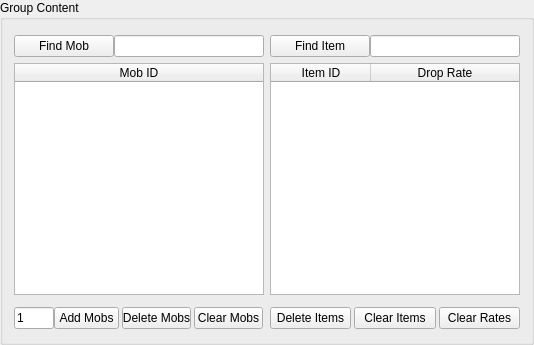
           <widget class="QGroupBox" name="contentBox">
            <property name="sizePolicy">
             <sizepolicy hsizetype="Maximum" vsizetype="Preferred">
              <horstretch>0</horstretch>
              <verstretch>0</verstretch>
             </sizepolicy>
            </property>
            <property name="title">
             <string>Group Content</string>
            </property>
            <layout class="QGridLayout" name="gridLayout_4">
             <item row="2" column="4">
              <widget class="QFrame" name="itemFrame">
               <property name="sizePolicy">
                <sizepolicy hsizetype="Preferred" vsizetype="Preferred">
                 <horstretch>0</horstretch>
                 <verstretch>0</verstretch>
                </sizepolicy>
               </property>
               <property name="minimumSize">
                <size>
                 <width>0</width>
                 <height>300</height>
                </size>
               </property>
               <layout class="QGridLayout" name="gridLayout_13">
                <property name="leftMargin">
                 <number>0</number>
                </property>
                <property name="topMargin">
                 <number>4</number>
                </property>
                <property name="rightMargin">
                 <number>0</number>
                </property>
                <property name="bottomMargin">
                 <number>0</number>
                </property>
                <property name="horizontalSpacing">
                 <number>3</number>
                </property>
                <item row="3" column="0">
                 <widget class="QFrame" name="gridFrameItemEdit">
                  <property name="sizePolicy">
                   <sizepolicy hsizetype="Preferred" vsizetype="Preferred">
                    <horstretch>0</horstretch>
                    <verstretch>0</verstretch>
                   </sizepolicy>
                  </property>
                  <property name="minimumSize">
                   <size>
                    <width>250</width>
                    <height>0</height>
                   </size>
                  </property>
                  <property name="maximumSize">
                   <size>
                    <width>250</width>
                    <height>30</height>
                   </size>
                  </property>
                  <layout class="QGridLayout" name="gridLayout_10">
                   <property name="leftMargin">
                    <number>0</number>
                   </property>
                   <property name="topMargin">
                    <number>4</number>
                   </property>
                   <property name="rightMargin">
                    <number>0</number>
                   </property>
                   <property name="bottomMargin">
                    <number>0</number>
                   </property>
                   <property name="horizontalSpacing">
                    <number>3</number>
                   </property>
                   <property name="verticalSpacing">
                    <number>0</number>
                   </property>
                   <item row="0" column="4">
                    <widget class="QPushButton" name="deleteItemsPushButton">
                     <property name="sizePolicy">
                      <sizepolicy hsizetype="Fixed" vsizetype="Fixed">
                       <horstretch>0</horstretch>
                       <verstretch>0</verstretch>
                      </sizepolicy>
                     </property>
                     <property name="minimumSize">
                      <size>
                       <width>0</width>
                       <height>22</height>
                      </size>
                     </property>
                     <property name="maximumSize">
                      <size>
                       <width>82</width>
                       <height>22</height>
                      </size>
                     </property>
                     <property name="text">
                      <string>Delete Items</string>
                     </property>
                    </widget>
                   </item>
                   <item row="0" column="5">
                    <widget class="QPushButton" name="clearItemsPushButton">
                     <property name="sizePolicy">
                      <sizepolicy hsizetype="Fixed" vsizetype="Fixed">
                       <horstretch>0</horstretch>
                       <verstretch>0</verstretch>
                      </sizepolicy>
                     </property>
                     <property name="minimumSize">
                      <size>
                       <width>0</width>
                       <height>22</height>
                      </size>
                     </property>
                     <property name="maximumSize">
                      <size>
                       <width>82</width>
                       <height>22</height>
                      </size>
                     </property>
                     <property name="text">
                      <string>Clear Items</string>
                     </property>
                    </widget>
                   </item>
                   <item row="0" column="6">
                    <widget class="QPushButton" name="clearItemRatesPushButton">
                     <property name="sizePolicy">
                      <sizepolicy hsizetype="Fixed" vsizetype="Fixed">
                       <horstretch>0</horstretch>
                       <verstretch>0</verstretch>
                      </sizepolicy>
                     </property>
                     <property name="minimumSize">
                      <size>
                       <width>0</width>
                       <height>22</height>
                      </size>
                     </property>
                     <property name="maximumSize">
                      <size>
                       <width>82</width>
                       <height>22</height>
                      </size>
                     </property>
                     <property name="text">
                      <string>Clear Rates</string>
                     </property>
                    </widget>
                   </item>
                  </layout>
                 </widget>
                </item>
                <item row="0" column="0">
                 <widget class="QFrame" name="gridFrameItemFind">
                  <property name="sizePolicy">
                   <sizepolicy hsizetype="Preferred" vsizetype="Fixed">
                    <horstretch>0</horstretch>
                    <verstretch>0</verstretch>
                   </sizepolicy>
                  </property>
                  <layout class="QGridLayout" name="gridLayout_17">
                   <property name="leftMargin">
                    <number>0</number>
                   </property>
                   <property name="topMargin">
                    <number>0</number>
                   </property>
                   <property name="rightMargin">
                    <number>0</number>
                   </property>
                   <property name="bottomMargin">
                    <number>0</number>
                   </property>
                   <property name="spacing">
                    <number>0</number>
                   </property>
                   <item row="1" column="0">
                    <widget class="QPushButton" name="findItemPushButton">
                     <property name="maximumSize">
                      <size>
                       <width>100</width>
                       <height>16777215</height>
                      </size>
                     </property>
                     <property name="text">
                      <string>Find Item</string>
                     </property>
                    </widget>
                   </item>
                   <item row="1" column="1">
                    <widget class="QLineEdit" name="findItemIDLineEdit">
                     <property name="sizePolicy">
                      <sizepolicy hsizetype="Minimum" vsizetype="Fixed">
                       <horstretch>0</horstretch>
                       <verstretch>0</verstretch>
                      </sizepolicy>
                     </property>
                     <property name="minimumSize">
                      <size>
                       <width>0</width>
                       <height>22</height>
                      </size>
                     </property>
                     <property name="maximumSize">
                      <size>
                       <width>16777215</width>
                       <height>16777215</height>
                      </size>
                     </property>
                    </widget>
                   </item>
                  </layout>
                 </widget>
                </item>
                <item row="1" column="0" rowspan="2">
                 <widget class="QTableWidget" name="itemTable">
                  <property name="sizePolicy">
                   <sizepolicy hsizetype="Expanding" vsizetype="Minimum">
                    <horstretch>0</horstretch>
                    <verstretch>0</verstretch>
                   </sizepolicy>
                  </property>
                  <property name="minimumSize">
                   <size>
                    <width>190</width>
                    <height>19</height>
                   </size>
                  </property>
                  <property name="maximumSize">
                   <size>
                    <width>250</width>
                    <height>16777215</height>
                   </size>
                  </property>
                  <property name="styleSheet">
                   <string notr="true"/>
                  </property>
                  <attribute name="horizontalHeaderVisible">
                   <bool>true</bool>
                  </attribute>
                  <attribute name="horizontalHeaderDefaultSectionSize">
                   <number>100</number>
                  </attribute>
                  <attribute name="horizontalHeaderStretchLastSection">
                   <bool>true</bool>
                  </attribute>
                  <attribute name="verticalHeaderDefaultSectionSize">
                   <number>22</number>
                  </attribute>
                  <column>
                   <property name="text">
                    <string>Item ID</string>
                   </property>
                  </column>
                  <column>
                   <property name="text">
                    <string>Drop Rate</string>
                   </property>
                  </column>
                 </widget>
                </item>
               </layout>
              </widget>
             </item>
             <item row="2" column="3">
              <widget class="QFrame" name="mobFrame">
               <property name="sizePolicy">
                <sizepolicy hsizetype="Preferred" vsizetype="Preferred">
                 <horstretch>0</horstretch>
                 <verstretch>0</verstretch>
                </sizepolicy>
               </property>
               <property name="minimumSize">
                <size>
                 <width>0</width>
                 <height>300</height>
                </size>
               </property>
               <layout class="QGridLayout" name="gridLayout_14">
                <property name="leftMargin">
                 <number>0</number>
                </property>
                <property name="topMargin">
                 <number>4</number>
                </property>
                <property name="rightMargin">
                 <number>0</number>
                </property>
                <property name="bottomMargin">
                 <number>0</number>
                </property>
                <property name="horizontalSpacing">
                 <number>3</number>
                </property>
                <item row="3" column="0" rowspan="2">
                 <widget class="QTableWidget" name="mobTable">
                  <property name="sizePolicy">
                   <sizepolicy hsizetype="Expanding" vsizetype="Minimum">
                    <horstretch>0</horstretch>
                    <verstretch>0</verstretch>
                   </sizepolicy>
                  </property>
                  <property name="minimumSize">
                   <size>
                    <width>10</width>
                    <height>19</height>
                   </size>
                  </property>
                  <property name="maximumSize">
                   <size>
                    <width>250</width>
                    <height>16777215</height>
                   </size>
                  </property>
                  <property name="selectionBehavior">
                   <enum>QAbstractItemView::SelectItems</enum>
                  </property>
                  <attribute name="horizontalHeaderDefaultSectionSize">
                   <number>50</number>
                  </attribute>
                  <attribute name="horizontalHeaderStretchLastSection">
                   <bool>true</bool>
                  </attribute>
                  <attribute name="verticalHeaderDefaultSectionSize">
                   <number>22</number>
                  </attribute>
                  <attribute name="verticalHeaderShowSortIndicator" stdset="0">
                   <bool>false</bool>
                  </attribute>
                  <attribute name="verticalHeaderStretchLastSection">
                   <bool>false</bool>
                  </attribute>
                  <column>
                   <property name="text">
                    <string>Mob ID</string>
                   </property>
                  </column>
                 </widget>
                </item>
                <item row="2" column="0">
                 <widget class="QFrame" name="gridFrameMobFind">
                  <property name="sizePolicy">
                   <sizepolicy hsizetype="Preferred" vsizetype="Fixed">
                    <horstretch>0</horstretch>
                    <verstretch>0</verstretch>
                   </sizepolicy>
                  </property>
                  <layout class="QGridLayout" name="gridLayout_16" rowstretch="0,0">
                   <property name="sizeConstraint">
                    <enum>QLayout::SetDefaultConstraint</enum>
                   </property>
                   <property name="leftMargin">
                    <number>0</number>
                   </property>
                   <property name="topMargin">
                    <number>0</number>
                   </property>
                   <property name="rightMargin">
                    <number>0</number>
                   </property>
                   <property name="bottomMargin">
                    <number>0</number>
                   </property>
                   <property name="spacing">
                    <number>0</number>
                   </property>
                   <item row="1" column="0">
                    <widget class="QPushButton" name="findMobPushButton">
                     <property name="maximumSize">
                      <size>
                       <width>100</width>
                       <height>16777215</height>
                      </size>
                     </property>
                     <property name="text">
                      <string>Find Mob</string>
                     </property>
                    </widget>
                   </item>
                   <item row="1" column="1">
                    <widget class="QLineEdit" name="findMobIDLineEdit">
                     <property name="sizePolicy">
                      <sizepolicy hsizetype="Minimum" vsizetype="Fixed">
                       <horstretch>0</horstretch>
                       <verstretch>0</verstretch>
                      </sizepolicy>
                     </property>
                     <property name="minimumSize">
                      <size>
                       <width>0</width>
                       <height>22</height>
                      </size>
                     </property>
                     <property name="maximumSize">
                      <size>
                       <width>16777215</width>
                       <height>16777215</height>
                      </size>
                     </property>
                     <property name="layoutDirection">
                      <enum>Qt::LeftToRight</enum>
                     </property>
                     <property name="autoFillBackground">
                      <bool>false</bool>
                     </property>
                    </widget>
                   </item>
                  </layout>
                 </widget>
                </item>
                <item row="5" column="0">
                 <widget class="QFrame" name="gridFrameMobEditMain">
                  <property name="sizePolicy">
                   <sizepolicy hsizetype="Preferred" vsizetype="Preferred">
                    <horstretch>0</horstretch>
                    <verstretch>0</verstretch>
                   </sizepolicy>
                  </property>
                  <property name="minimumSize">
                   <size>
                    <width>250</width>
                    <height>30</height>
                   </size>
                  </property>
                  <property name="maximumSize">
                   <size>
                    <width>250</width>
                    <height>30</height>
                   </size>
                  </property>
                  <property name="frameShape">
                   <enum>QFrame::NoFrame</enum>
                  </property>
                  <layout class="QGridLayout" name="gridLayout_11">
                   <property name="leftMargin">
                    <number>0</number>
                   </property>
                   <property name="topMargin">
                    <number>4</number>
                   </property>
                   <property name="rightMargin">
                    <number>0</number>
                   </property>
                   <property name="bottomMargin">
                    <number>0</number>
                   </property>
                   <property name="horizontalSpacing">
                    <number>2</number>
                   </property>
                   <property name="verticalSpacing">
                    <number>0</number>
                   </property>
                   <item row="0" column="0">
                    <widget class="QFrame" name="gridFrameMobEdit2">
                     <property name="sizePolicy">
                      <sizepolicy hsizetype="Preferred" vsizetype="Maximum">
                       <horstretch>0</horstretch>
                       <verstretch>0</verstretch>
                      </sizepolicy>
                     </property>
                     <property name="minimumSize">
                      <size>
                       <width>105</width>
                       <height>0</height>
                      </size>
                     </property>
                     <property name="maximumSize">
                      <size>
                       <width>105</width>
                       <height>16777215</height>
                      </size>
                     </property>
                     <layout class="QGridLayout" name="gridLayout_8">
                      <property name="leftMargin">
                       <number>0</number>
                      </property>
                      <property name="topMargin">
                       <number>0</number>
                      </property>
                      <property name="rightMargin">
                       <number>0</number>
                      </property>
                      <property name="bottomMargin">
                       <number>0</number>
                      </property>
                      <property name="spacing">
                       <number>0</number>
                      </property>
                      <item row="0" column="0">
                       <widget class="QLineEdit" name="monterAmountLineEdit">
                        <property name="minimumSize">
                         <size>
                          <width>40</width>
                          <height>22</height>
                         </size>
                        </property>
                        <property name="maximumSize">
                         <size>
                          <width>40</width>
                          <height>16777215</height>
                         </size>
                        </property>
                        <property name="text">
                         <string>1</string>
                        </property>
                       </widget>
                      </item>
                      <item row="0" column="1">
                       <widget class="QPushButton" name="addMobsPushButton">
                        <property name="sizePolicy">
                         <sizepolicy hsizetype="Fixed" vsizetype="Fixed">
                          <horstretch>0</horstretch>
                          <verstretch>0</verstretch>
                         </sizepolicy>
                        </property>
                        <property name="minimumSize">
                         <size>
                          <width>65</width>
                          <height>22</height>
                         </size>
                        </property>
                        <property name="maximumSize">
                         <size>
                          <width>65</width>
                          <height>22</height>
                         </size>
                        </property>
                        <property name="text">
                         <string>Add Mobs</string>
                        </property>
                       </widget>
                      </item>
                     </layout>
                    </widget>
                   </item>
                   <item row="0" column="1">
                    <widget class="QFrame" name="gridFrameMobEdit">
                     <property name="sizePolicy">
                      <sizepolicy hsizetype="Preferred" vsizetype="Maximum">
                       <horstretch>0</horstretch>
                       <verstretch>0</verstretch>
                      </sizepolicy>
                     </property>
                     <property name="minimumSize">
                      <size>
                       <width>145</width>
                       <height>0</height>
                      </size>
                     </property>
                     <property name="maximumSize">
                      <size>
                       <width>145</width>
                       <height>16777215</height>
                      </size>
                     </property>
                     <layout class="QGridLayout" name="gridLayout_9">
                      <property name="leftMargin">
                       <number>0</number>
                      </property>
                      <property name="topMargin">
                       <number>0</number>
                      </property>
                      <property name="rightMargin">
                       <number>0</number>
                      </property>
                      <property name="bottomMargin">
                       <number>0</number>
                      </property>
                      <property name="horizontalSpacing">
                       <number>2</number>
                      </property>
                      <property name="verticalSpacing">
                       <number>0</number>
                      </property>
                      <item row="2" column="3">
                       <widget class="QPushButton" name="removeMobsPushButton">
                        <property name="sizePolicy">
                         <sizepolicy hsizetype="Fixed" vsizetype="Fixed">
                          <horstretch>0</horstretch>
                          <verstretch>0</verstretch>
                         </sizepolicy>
                        </property>
                        <property name="minimumSize">
                         <size>
                          <width>69</width>
                          <height>22</height>
                         </size>
                        </property>
                        <property name="maximumSize">
                         <size>
                          <width>69</width>
                          <height>22</height>
                         </size>
                        </property>
                        <property name="text">
                         <string>Delete Mobs</string>
                        </property>
                       </widget>
                      </item>
                      <item row="2" column="4">
                       <widget class="QPushButton" name="clearMobsPushButton">
                        <property name="sizePolicy">
                         <sizepolicy hsizetype="Fixed" vsizetype="Fixed">
                          <horstretch>0</horstretch>
                          <verstretch>0</verstretch>
                         </sizepolicy>
                        </property>
                        <property name="minimumSize">
                         <size>
                          <width>69</width>
                          <height>22</height>
                         </size>
                        </property>
                        <property name="maximumSize">
                         <size>
                          <width>69</width>
                          <height>22</height>
                         </size>
                        </property>
                        <property name="text">
                         <string>Clear Mobs</string>
                        </property>
                       </widget>
                      </item>
                     </layout>
                    </widget>
                   </item>
                  </layout>
                 </widget>
                </item>
               </layout>
              </widget>
             </item>
            </layout>
           </widget>
